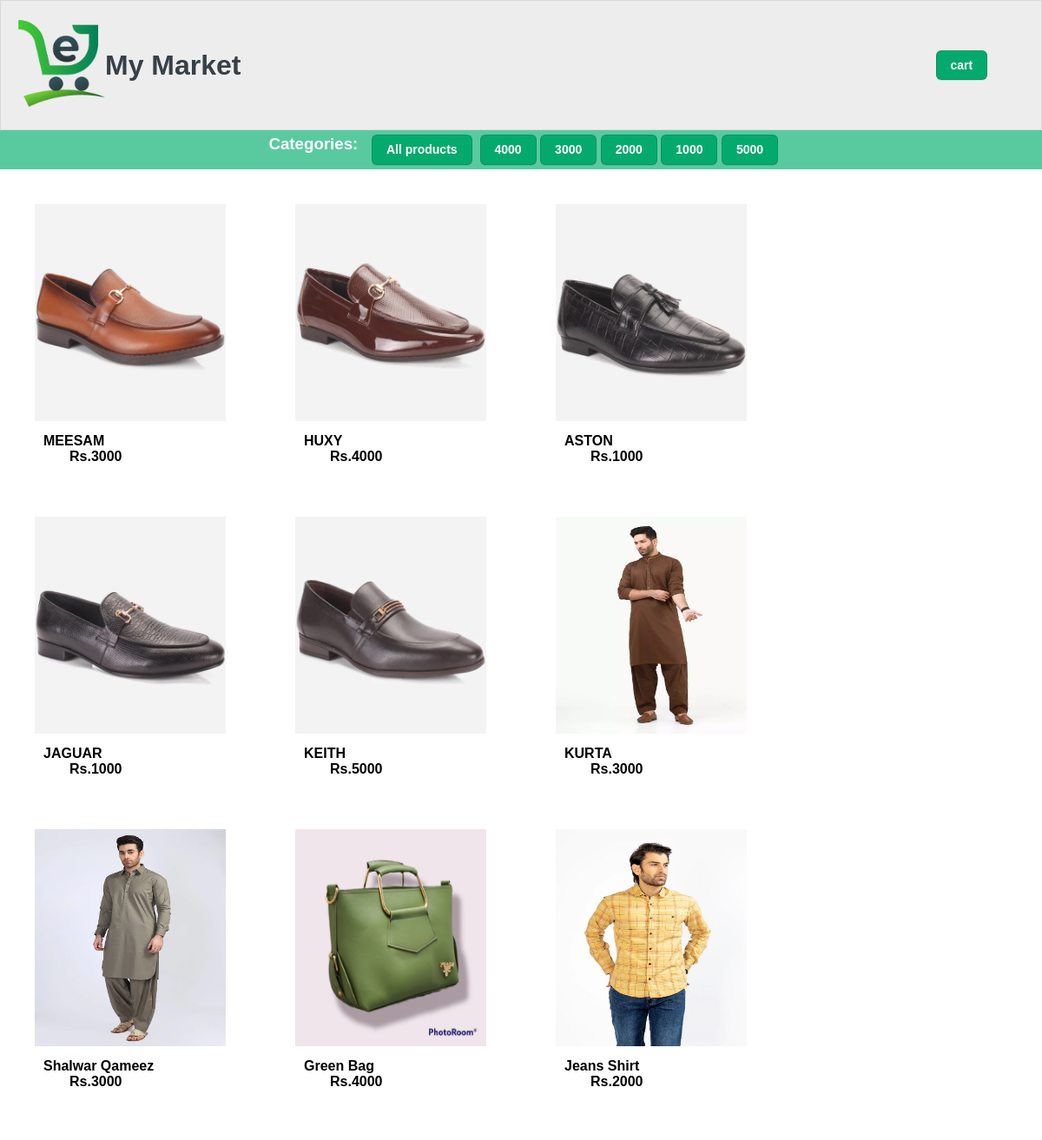
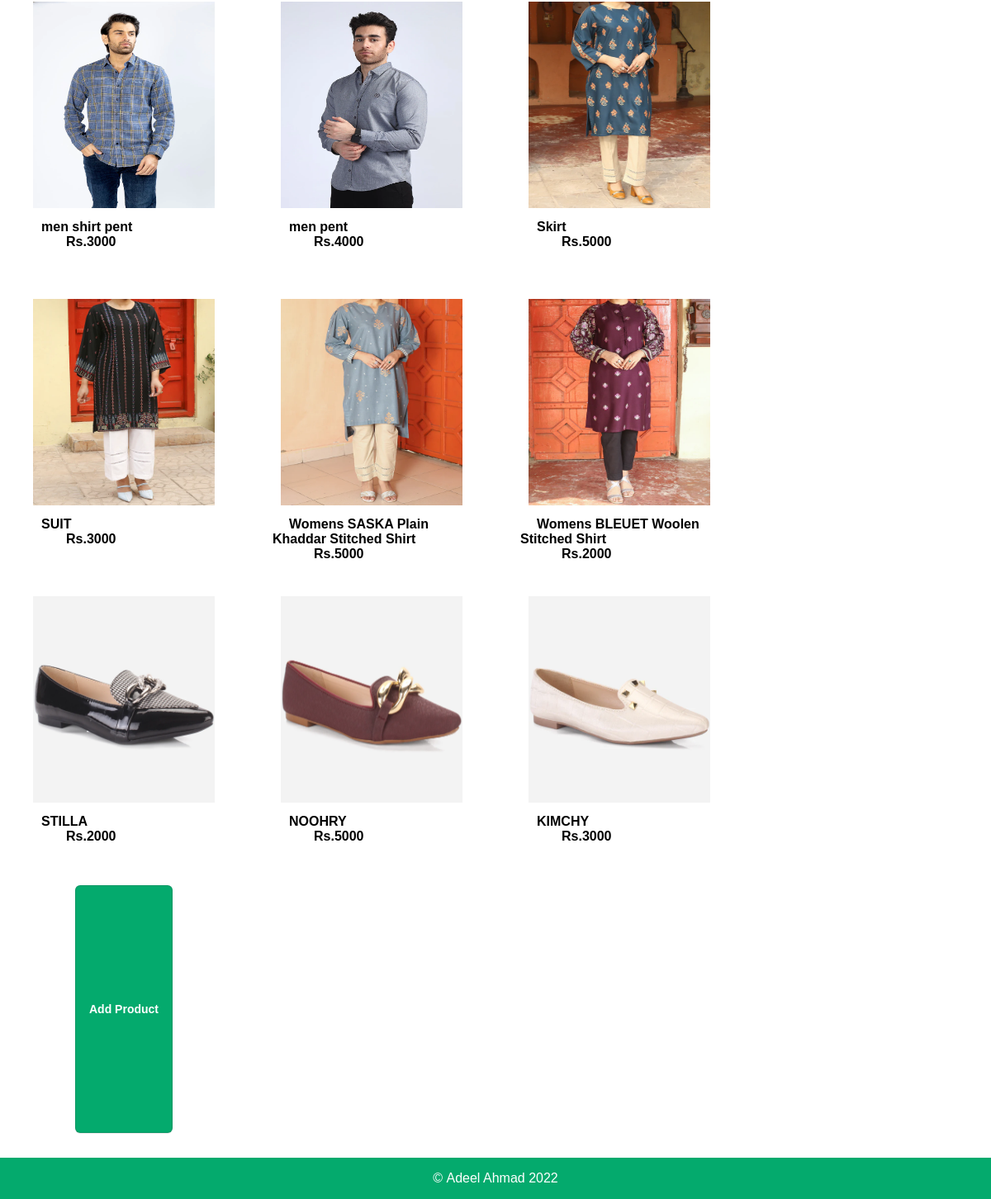
The app's page /customer_products_display.php with its own data (2 pictures, top to bottom).
### tables this page shows
CREATE TABLE `category` (
  `cat_id` int(11) NOT NULL,
  `price` int(11) NOT NULL,
  `description` varchar(500) NOT NULL
);

CREATE TABLE `product` (
  `pro_id` int(11) NOT NULL,
  `name` text NOT NULL,
  `price` int(11) NOT NULL,
  `cat_id` int(11) NOT NULL,
  `s_id` int(11) NOT NULL,
  `co_id` int(11) NOT NULL,
  `f_id` int(11) NOT NULL,
  `t_id` int(11) NOT NULL,
  `description` varchar(500) NOT NULL,
  `image` blob NOT NULL
);

### customer_products_display.php (the view, shortened to what this page needs)
<!DOCTYPE html>
<html lang="en">
<head>
</head>
<body>
<?php include "cart_included_header.php" ?>
<section id='product' style='height:auto;'>
<?php
 include "connect.php";
 $q="SELECT pro_id,name,price,image FROM product";
   $rows=$conn->query($q);
   while($row=$rows->fetch_assoc()){
     echo "<div class='item'><a  href='product_detail.php?ID=".$row['pro_id']."'><img class='item_image' src='".$row['image'].
     "'><br/>"."<span class='name'>".$row['name']."<br></span><span class='price' >   Rs.".$row['price'] ."</span></a></div>";
   }
   echo "<div class='item'><a href='product.php' class='button-3' style='display:flex;justify-content:center;align-items:center;'><span>Add Product</span></a></div>";
   ?>
<?php echo "</section>"?>
</body>
</html>

### cart_included_header.php (shortened to what this page needs)
<!DOCTYPE html>
<html lang="en">
<head>
    <link rel="stylesheet"  href="web_style.css" />
</head>
<body>
<header>
  <span><img src="productImages/logo.png" alt="" /> </span>
  <h1>My Market</h1>
  <a style="margin-left: 800px" href="display_cart.php" class="button-3"
    >cart</a
  >
</header>
   <?php
   include "connect.php";
   $q="SELECT cat_id, price FROM category";
   $rows=$conn->query($q);
   echo "<section  id='cat_link'><h3 style='color:white; margin-top:-0.01px;'>Categories:&nbsp;&nbsp;&nbsp;</h3><a class='button-3' href='customer_products_display.php'>All products</a>&nbsp;&nbsp;";
   while($row=$rows->fetch_assoc()){
     echo "<a class='button-3' href='display_customer_category.php?cat_id=".$row['cat_id']."'>".$row['price']. "</a> &nbsp;";
   }
   echo "</section>";
   ?>
</body>
</html>

### web_style.css (style rules this page uses)
header { margin: 0px; border: 0.5px solid rgba(132, 132, 133, 0.2); box-shadow: rgba(100, 100, 111, 0.2) 0px 7px 29px 0px; width: 100%; height: 150px; background-color: rgb(237, 237, 237); box-sizing: border-box; display: flex; align-items: center; }
img { width: 100px; height: 100px; margin-left: 20px; }
body { margin: 0px; padding: 0px; font-family: "Arial"; color: #384047; }
.button-3 { appearance: none; background-color: #04aa6d; border: 1px solid rgba(27, 31, 35, 0.15); border-radius: 6px; box-shadow: rgba(27, 31, 35, 0.1) 0 1px 0; box-sizing: border-box; color: #fff; cursor: pointer; display: inline-block; font-family: "Arial"; font-size: 14px; font-weight: 600; line-height: 20px; padding: 6px 16px; position: relative; text-align: center; text-decoration: none; touch-action: manipulation; vertical-align: middle; white-space: nowrap; }
footer { clear: both; display: flex; justify-content: center; align-items: center; width: 100%; height: 50px; background-color: #04aa6d; color: white; }

### customer_products_display.php (style rules this page uses)
#product { width:98%; height:auto; float:left; }
.item { float:left; width: 240px; height: 300px; margin:30px; display:flex; justify-content:center; }
.item_image { width: 220px; height: 250px; margin:10px; }
.name { color:black; font-weight:bold; margin-left:20px }
.price { color:black; font-weight:bold; margin-left:50px }
a { text-decoration: none; }

### cart_included_header.php (style rules this page uses)
#cat_link { width: 100%; height: 35px; background-color: #59caa0; padding: 5px; display:flex; justify-content:center; }

### records on screen
category: price "4000"
category: price "3000"
category: price "2000"
category: price "1000"
category: price "5000"
product: image (picture), name "MEESAM", price "3000"
product: image (picture), name "HUXY", price "4000"
product: image (picture), name "ASTON", price "1000"
product: image (picture), name "JAGUAR", price "1000"
product: image (picture), name "KEITH", price "5000"
product: image (picture), name "KURTA", price "3000"
product: image (picture), name "Shalwar Qameez", price "3000"
product: image (picture), name "Green Bag", price "4000"
product: image (picture), name "Jeans Shirt", price "2000"
product: image (picture), name "men shirt pent", price "3000"
product: image (picture), name "men pent", price "4000"
product: image (picture), name "Skirt", price "5000"
product: image (picture), name "SUIT", price "3000"
product: image (picture), name "Womens SASKA Plain Khaddar Stitched Shirt", price "5000"
product: image (picture), name "Womens BLEUET Woolen Stitched Shirt", price "2000"
product: image (picture), name "STILLA", price "2000"
product: image (picture), name "NOOHRY", price "5000"
product: image (picture), name "KIMCHY", price "3000"
